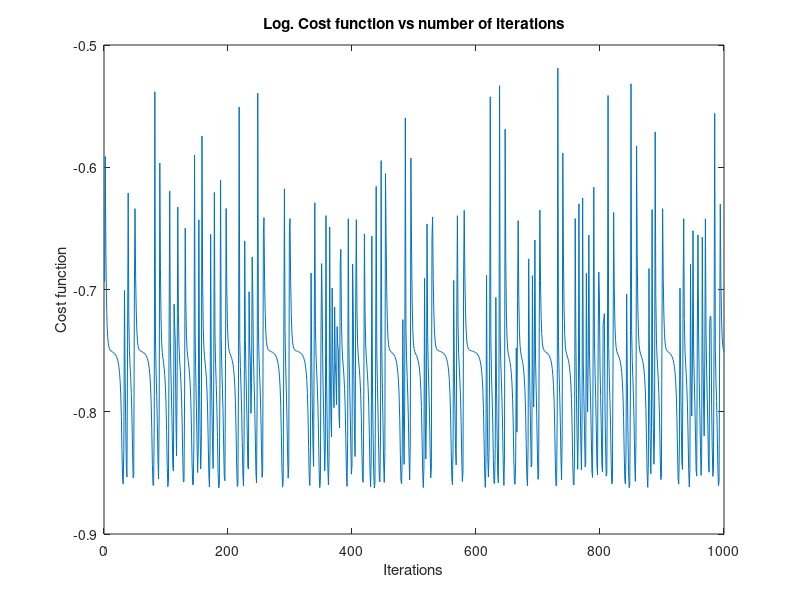
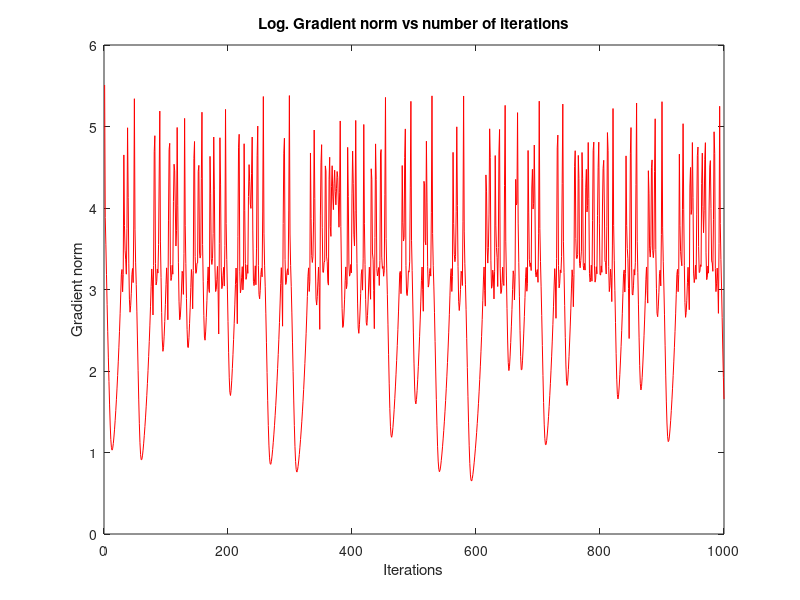

The MATLAB script that drew these images, in order: (Note: this script raises an error after producing the figures.)
clear
close all

% Data Initialization
dataTrain = load('DataSimulation/DataTrain_2Classes_Perceptron_2.mat');
x = dataTrain.data;
c = dataTrain.c;

N = size(x, 2); % Number of data sets

dataTest = load('DataSimulation/DataTest_2Classes_Perceptron_2.mat');
xT = dataTest.dataTest;
cT = dataTest.cTest;

% Create the input vector
xz = ones(1, N);
X = [xz ; x];
XT = [xz ; xT];

% Initial weight vector
w1 = randn(3, 1) * 0.01;

% Gradient descent parameters
rho = 0.01;
Nb = 1000;
Nb_plot = 1:Nb;

grad = zeros(Nb, 3);
grad_plot = zeros(1, Nb);
f = zeros(Nb, 1);

% Gradient descent iterations
for i = 1:Nb
    Y = 1./(1+exp(-(X' * w1)'));
    S = (Y - c).^2;
    f(i) = 1/(2*500) * sum(S, 2); % Update the cost function

    grad(i,:) = (Y - c).*(Y - Y.^2)*X'; % Update the gradient
    grad_plot(1, i) = sqrt(grad(i, 1)^2 + grad(i, 2)^2 + grad(i, 3)^2); % Norm at iteration k
    w1 = w1 - rho * grad(i, :)'; % Update the weights
end

% Verification
finalClasses = zeros(2, N); % Class comparison vector
finalClasses(2,:) = c;
for i = 1:N
    if Y(1, i) >= 0.5
        finalClasses(1, i) = 1;
    else
        finalClasses(1, i) = 0;
    end
end

f1=figure('Name', "Log. Cost function vs number of iterations");
plot(Nb_plot, log(f));
hold on
xlabel('Iterations')
ylabel("Cost function")
title("Log. Cost function vs number of iterations")

f2=figure('Name', "Log. Gradient norm vs number of iterations");
plot(Nb_plot, log(grad_plot), "r");
hold on
xlabel('Iterations')
ylabel("Gradient norm")
title("Log. Gradient norm vs number of iterations")

f3=figure('Name', "Initial & post-training classes");
f3.Position = [100 100 1800 900];
hold on
xlim([-12 12])
ylim([-12 12])
title("Initial & post-training classes")

plot(X(2, (finalClasses(1, :) == 0)), X(3, (finalClasses(1, :) == 0)), "ob");
plot(X(2, (finalClasses(1, :) == 1)), X(3, finalClasses(1, :) == 1), "or");

plot(X(2, (finalClasses(2, :) == 0)), X(3, (finalClasses(2, :) == 0)), "xb");
plot(X(2, (finalClasses(2, :) == 1)), X(3, finalClasses(2, :) == 1), "xr");

% Test data
ZT = X' * w1;
YT = 1./(1 + exp(-ZT));
testClasses = zeros(2, N);
testClasses(2,:) = cT;
for i = 1:N
    if YT(i, 1) >= 0.5
        testClasses(1, i) = 1;
    else
        testClasses(1, i) = 0;
    end
end

f4=figure('Name', "Test classes");
f4.Position = [100 100 1800 900];
hold on
xlim([-12 12])
ylim([-12 12])
title("Test classes")

plot(X(2, (testClasses(1, :) == 0)), X(3, (testClasses(1, :) == 0)), "ob");
plot(X(2, (testClasses(1, :) == 1)), X(3, testClasses(1, :) == 1), "or");

plot(X(2, (testClasses(2, :) == 0)), X(3, (testClasses(2, :) == 0)), "xb");
plot(X(2, (testClasses(2, :) == 1)), X(3, testClasses(2, :) == 1), "xr");

% Error rates
NbErrTrain = length(find(finalClasses(1,:) - finalClasses(2,:)));
trainRate = 100 * NbErrTrain / N;

NbErrTest = length(find(testClasses(1,:) - testClasses(2,:)));
testRate = 100 * NbErrTest / N;
